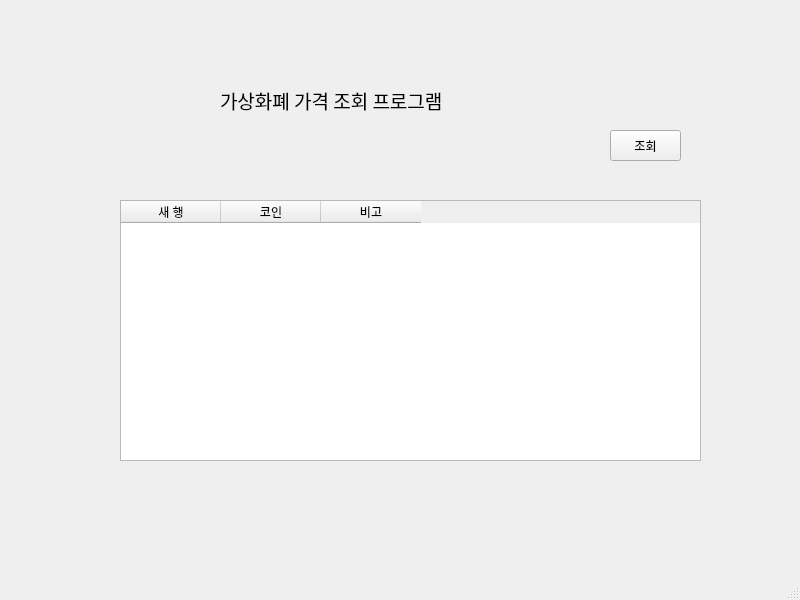
<?xml version="1.0" encoding="UTF-8"?>
<ui version="4.0">
 <class>MainWindow</class>
 <widget class="QMainWindow" name="MainWindow">
  <property name="geometry">
   <rect>
    <x>0</x>
    <y>0</y>
    <width>800</width>
    <height>600</height>
   </rect>
  </property>
  <property name="windowTitle">
   <string>MainWindow</string>
  </property>
  <widget class="QWidget" name="centralwidget">
   <widget class="QLabel" name="label">
    <property name="geometry">
     <rect>
      <x>220</x>
      <y>80</y>
      <width>321</width>
      <height>41</height>
     </rect>
    </property>
    <property name="font">
     <font>
      <family>Agency FB</family>
      <pointsize>14</pointsize>
     </font>
    </property>
    <property name="text">
     <string>가상화폐 가격 조회 프로그램</string>
    </property>
   </widget>
   <widget class="QPushButton" name="pushButton">
    <property name="geometry">
     <rect>
      <x>610</x>
      <y>130</y>
      <width>71</width>
      <height>31</height>
     </rect>
    </property>
    <property name="text">
     <string>조회</string>
    </property>
   </widget>
   <widget class="QTableWidget" name="tableWidget">
    <property name="geometry">
     <rect>
      <x>120</x>
      <y>200</y>
      <width>581</width>
      <height>261</height>
     </rect>
    </property>
    <column>
     <property name="text">
      <string>새 행</string>
     </property>
    </column>
    <column>
     <property name="text">
      <string>코인</string>
     </property>
    </column>
    <column>
     <property name="text">
      <string>비고</string>
     </property>
    </column>
   </widget>
  </widget>
  <widget class="QMenuBar" name="menubar">
   <property name="geometry">
    <rect>
     <x>0</x>
     <y>0</y>
     <width>800</width>
     <height>21</height>
    </rect>
   </property>
  </widget>
  <widget class="QStatusBar" name="statusbar"/>
 </widget>
 <resources/>
 <connections/>
</ui>
